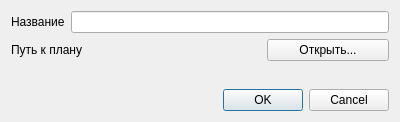
<?xml version="1.0" encoding="UTF-8"?>
<ui version="4.0">
 <class>AddNewMap</class>
 <widget class="QDialog" name="AddNewMap">
  <property name="geometry">
   <rect>
    <x>0</x>
    <y>0</y>
    <width>400</width>
    <height>122</height>
   </rect>
  </property>
  <property name="minimumSize">
   <size>
    <width>400</width>
    <height>121</height>
   </size>
  </property>
  <property name="maximumSize">
   <size>
    <width>400</width>
    <height>122</height>
   </size>
  </property>
  <property name="windowTitle">
   <string>Добавление карты</string>
  </property>
  <layout class="QVBoxLayout" name="verticalLayout">
   <item>
    <layout class="QHBoxLayout" name="horizontalLayout_2">
     <item>
      <widget class="QLabel" name="label_2">
       <property name="text">
        <string>Название</string>
       </property>
      </widget>
     </item>
     <item>
      <widget class="QLineEdit" name="lineEdit"/>
     </item>
    </layout>
   </item>
   <item>
    <layout class="QHBoxLayout" name="horizontalLayout">
     <item>
      <widget class="QLabel" name="label">
       <property name="text">
        <string>Путь к плану</string>
       </property>
      </widget>
     </item>
     <item>
      <widget class="QLabel" name="label_3">
       <property name="text">
        <string/>
       </property>
      </widget>
     </item>
     <item>
      <widget class="QPushButton" name="pushButton">
       <property name="text">
        <string>Открыть...</string>
       </property>
      </widget>
     </item>
    </layout>
   </item>
   <item>
    <spacer name="verticalSpacer">
     <property name="orientation">
      <enum>Qt::Vertical</enum>
     </property>
     <property name="sizeHint" stdset="0">
      <size>
       <width>20</width>
       <height>40</height>
      </size>
     </property>
    </spacer>
   </item>
   <item>
    <widget class="QDialogButtonBox" name="buttonBox">
     <property name="orientation">
      <enum>Qt::Horizontal</enum>
     </property>
     <property name="standardButtons">
      <set>QDialogButtonBox::Cancel|QDialogButtonBox::Ok</set>
     </property>
    </widget>
   </item>
  </layout>
 </widget>
 <resources/>
 <connections>
  <connection>
   <sender>buttonBox</sender>
   <signal>rejected()</signal>
   <receiver>AddNewMap</receiver>
   <slot>reject()</slot>
   <hints>
    <hint type="sourcelabel">
     <x>295</x>
     <y>108</y>
    </hint>
    <hint type="destinationlabel">
     <x>286</x>
     <y>121</y>
    </hint>
   </hints>
  </connection>
 </connections>
</ui>
